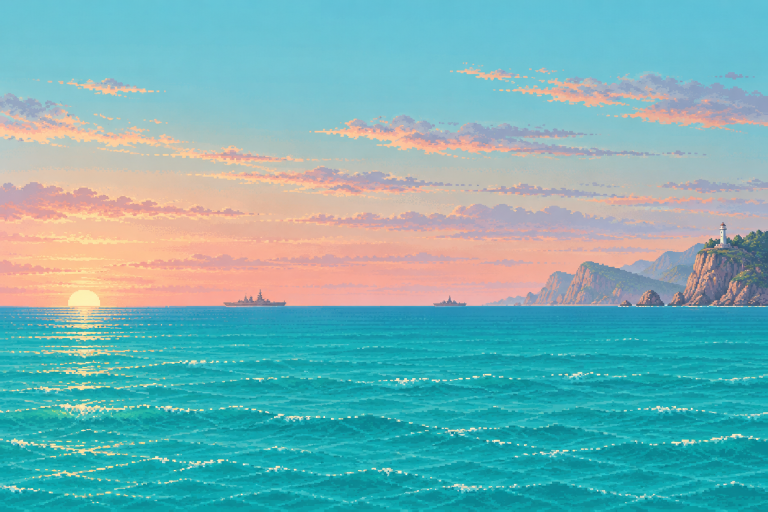
#> input picture art/raw/bg_beach.png, 1536 x 1024 px (shown at 1/2 size); its folder holds only this picture in this run
$ python process_bg.py
#> lines starting #> are read from the running program, lines starting #| are printed output that depends on the picture
"""Convert raw generated paintings into low-res, palette-limited parallax layers.

usage: python tools/process_bg.py
Reads art/raw/bg_*.png, writes public/bg/bg_*.png (originals are left untouched).
"""
from pathlib import Path
from PIL import Image, ImageEnhance, ImageOps

ROOT = Path(__file__).resolve().parent.parent
RAW = ROOT / "art" / "raw"
OUT = ROOT / "public" / "bg"
OUT.mkdir(parents=True, exist_ok=True)

# name: (scale, crop_top, crop_bottom (in scaled px), colors, saturation, brightness, mirror_tile)
SPECS = {
    "bg_beach": (0.375, 98, 248, 40, 0.92, 1.0, False),
    "bg_town": (0.30, 78, 268, 40, 0.85, 1.02, True),
    "bg_rail": (0.30, 38, 198, 40, 0.9, 1.0, True),
    "bg_docks": (0.30, 34, 206, 40, 0.9, 0.92, True),
}


def process(name: str) -> None:
#> called with name = 'bg_beach'
    src = RAW / f"{name}.png"
    if not src.exists():
        print("skip (missing)", name)
        return
    scale, top, bottom, colors, sat, bri, mirror = SPECS[name]
    img = Image.open(src).convert("RGB")
#> img is the input picture: PIL image 1536x1024 RGB; mean R, G, B 116.4, 177.5, 180.8
    w, h = img.size
#> w = 1536; h = 1024
    img = img.resize((round(w * scale), round(h * scale)), Image.Resampling.BOX)
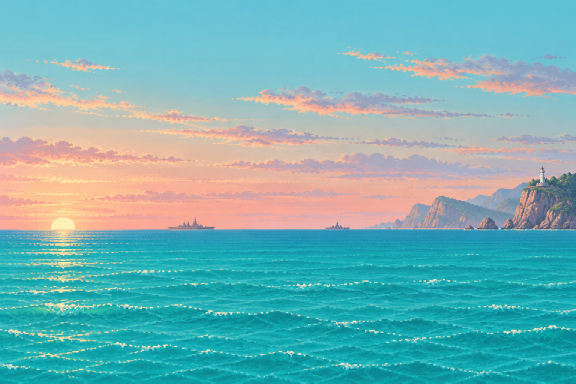
#> img: PIL image 576x384 RGB; mean R, G, B 116.6, 177.7, 180.9
    img = img.crop((0, top, img.width, min(img.height, bottom)))
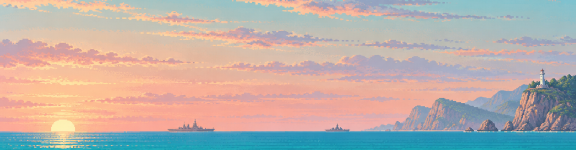
#> img: PIL image 576x150 RGB; mean R, G, B 187.1, 176, 170.2
    img = ImageEnhance.Color(img).enhance(sat)
    img = ImageEnhance.Brightness(img).enhance(bri)
    # palette reduction without dithering keeps crisp pixel clusters
    img = img.quantize(colors=colors, method=Image.Quantize.MEDIANCUT, dither=Image.Dither.NONE).convert("RGB")
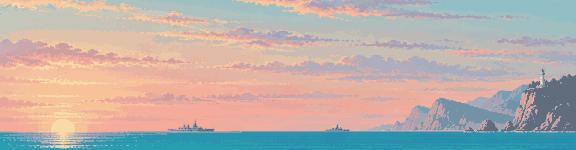
#> img: PIL image 576x150 RGB; mean R, G, B 186, 175.7, 170.4
    if mirror:
        tile = Image.new("RGB", (img.width * 2, img.height))
        tile.paste(img, (0, 0))
        tile.paste(ImageOps.mirror(img), (img.width, 0))
        img = tile
    img.save(OUT / f"{name}.png", optimize=True)
    print("wrote", name, img.size)
#| wrote bg_beach (576, 150)


if __name__ == "__main__":
    for n in SPECS:
        process(n)
